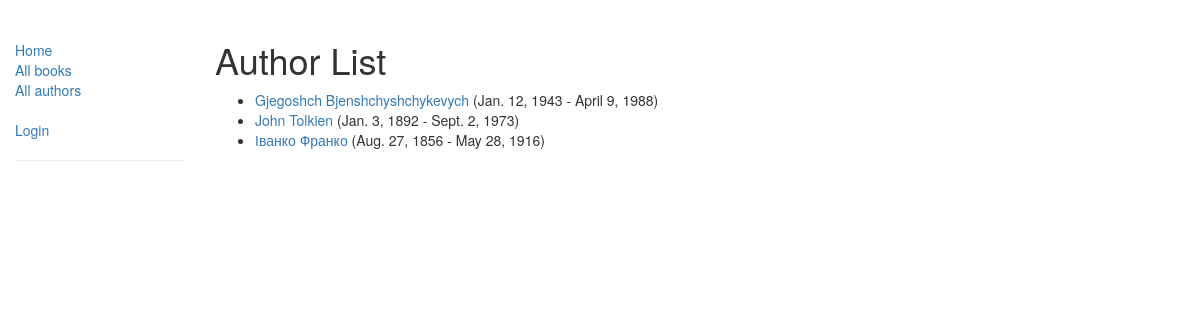
Screenshot of /catalog/authors/ with the database file from the repository.
### catalog/models.py (models this page shows, shortened)
class Author(models.Model):
    first_name = models.CharField(max_length=100)
    last_name = models.CharField(max_length=100)
    date_of_birth = models.DateField(null=True, blank=True)
    date_of_death = models.DateField('Died', null=True, blank=True)
    def get_absolute_url(self):
        return reverse('author-detail', args=[str(self.id)])
    class Meta:
        ordering = ['last_name']

### catalog/views.py (the view)
# urls.py: path('authors/', views.AuthorListView.as_view(), name='authors'),
class AuthorListView(generic.ListView):
    model = Author
    paginate_by = 10

### catalog/templates/catalog/author_list.html
﻿{% extends "base_generic.html" %}
{% block content %}
<h1>Author List</h1>
    {% if author_list %}
<ul>
    {% for author in author_list %}
    <li>
        <a href="{{ author.get_absolute_url }}">{{ author.first_name }} {{author.last_name}}</a> ({{author.date_of_birth}} - {{author.date_of_death}})
    </li>
    {% endfor %}
</ul>
    {% else %}
<p>There are no authors in the library.</p>
    {% endif %}
{% endblock %}

### rows the page displays
Author: first_name "Gjegoshch", last_name "Bjenshchyshchykevych", date_of_birth "Jan. 12, 1943", date_of_death "April 9, 1988"
Author: first_name "John", last_name "Tolkien", date_of_birth "Jan. 3, 1892", date_of_death "Sept. 2, 1973"
Author: first_name "Іванко", last_name "Франко", date_of_birth "Aug. 27, 1856", date_of_death "May 28, 1916"
